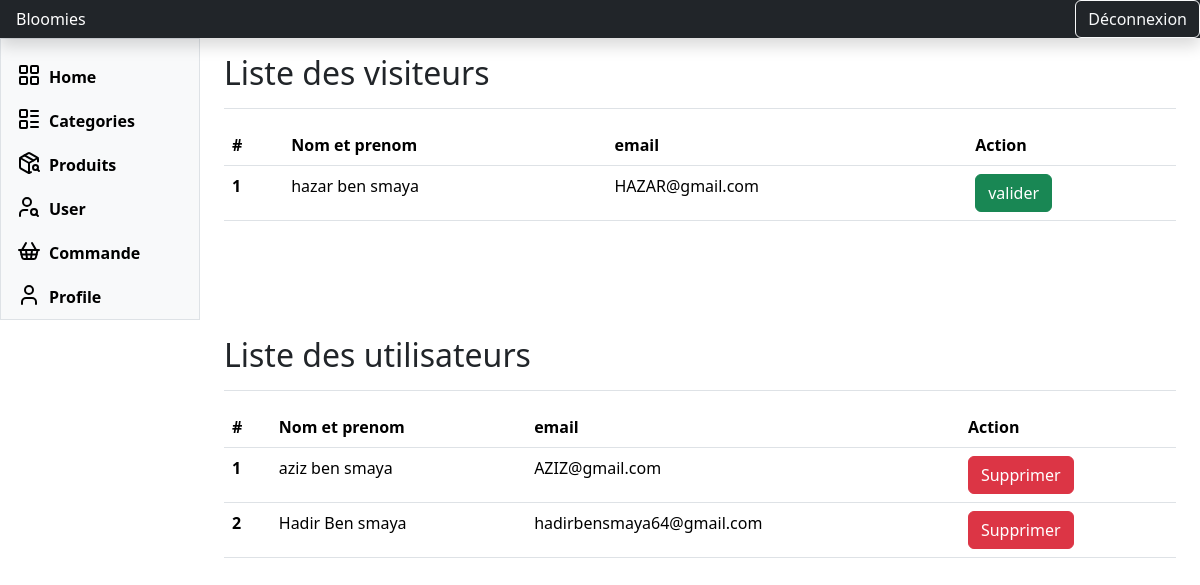
The app's page /admin/visiteurs/liste.php, older data.
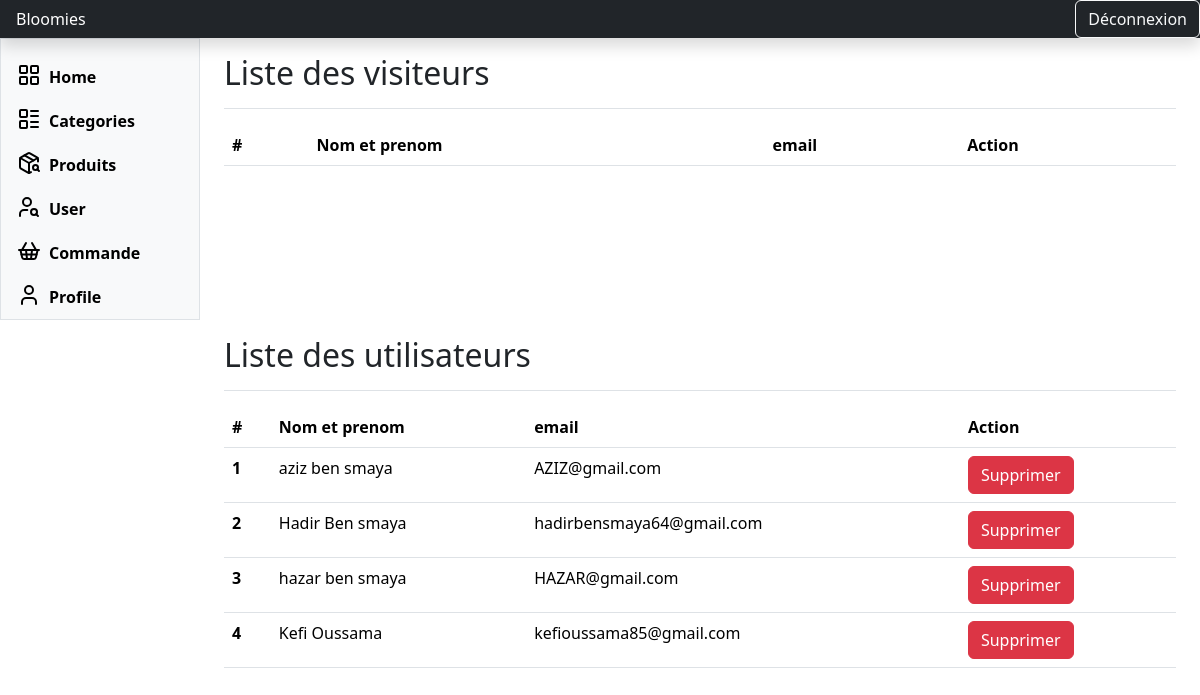
The same page, newer data.
### tables this page shows
CREATE TABLE `visiteurs` (
  `id` int(11) NOT NULL,
  `nom` varchar(255) NOT NULL,
  `prenom` varchar(255) NOT NULL,
  `mp` varchar(255) NOT NULL,
  `email` varchar(255) NOT NULL,
  `telephone` varchar(12) NOT NULL,
  `etat` int(11) DEFAULT NULL
);

### inc/functions.php (called while the page is built, shortened)
<?php
function getAllVisitors($conn) {
    try {
        $requete = "SELECT * FROM visiteurs WHERE etat=0";
        $resultat = $conn->query($requete);
        $users = $resultat->fetchAll();
        return $users;
    } catch (Exception $e) {
        echo "Erreur: " . $e->getMessage();
        return false;
    }
}
function getAllUsers($conn) {
    try {
        $requete = "SELECT * FROM visiteurs WHERE etat=1";
        $resultat = $conn->query($requete);
        $users = $resultat->fetchAll();
        return $users;
    } catch (Exception $e) {
        echo "Erreur: " . $e->getMessage();
        return false;
    }
}
?>

### admin/visiteurs/liste.php (the view, shortened to what this page needs)
<?php
include "../../inc/functions.php";
$visiteurs= getAllVisitors($conn);
$Utilisateurs= getAllUsers($conn);
include "../template/header.php";
?>
<div class="container-fluid">
  <div class="row">
  <?php
   include "../template/navigation.php";
?>
    <div class="col-md-9 ms-sm-auto col-lg-10 px-md-4">
      <div class="d-flex justify-content-between flex-wrap flex-md-nowrap align-items-center pt-3 pb-2 mb-3 border-bottom">
        <h1 class="h2">Liste des visiteurs </h1>
      </div>
      <div>
      <table class="table">
          <thead>
            <tr>
              <th scope="col">#</th>
              <th scope="col">Nom et prenom</th>
              <th scope="col">email</th>
              <th scope="col">Action</th>
            </tr>
          </thead>
          <tbody>
          <?php
          foreach($visiteurs as $i => $visiteur){
            $i++;
                     print'<tr>
                     <th scope="row">'.$i.'</th>
                     <td>'.$visiteur['nom'].' '.$visiteur['prenom'].'</td>
                     <td>'.$visiteur['email'].'</td>
                     <td>
                           <a href="valider.php?id='.$visiteur['id'].'"  class="btn btn-success">valider</a>
                     </td>
                   </tr>';
          }
          ?>
          </tbody>
        </table>
      </div>
    </div>
    <div class="col-md-9 ms-sm-auto col-lg-10 px-md-4">
      <div class="d-flex justify-content-between flex-wrap flex-md-nowrap align-items-center pt-3 pb-2 mb-3 border-bottom">
        <h1 class="h2">Liste des utilisateurs </h1>
      </div>
      <div>
      <table class="table">
          <thead>
            <tr>
              <th scope="col">#</th>
              <th scope="col">Nom et prenom</th>
              <th scope="col">email</th>
              <th scope="col">Action</th>
            </tr>
          </thead>
          <tbody>
          <?php
          foreach($Utilisateurs as $i => $user){
            $i++;
                     print'<tr>
                     <th scope="row">'.$i.'</th>
                     <td>'.$user['nom'].' '.$user['prenom'].'</td>
                     <td>'.$user['email'].'</td>
                     <td>
                        <a href="supprimer.php?id='.$user['id'].'"  class="btn btn-danger">Supprimer</a>
                    </td>
                   </tr>';
          }
          ?>
          </tbody>
        </table>
      </div>
    </div>
  </div>
</div>
<?php
include "../template/footer.php";
?>

Row changes from the older to the newer data that the page shows:
changed visiteurs "hazar": moves from the list under "Liste des visiteurs" to the list under "Liste des utilisateurs"
added visiteurs: nom "Kefi", prenom "Oussama", email "kefioussama85@gmail.com", shown under "Liste des utilisateurs"
